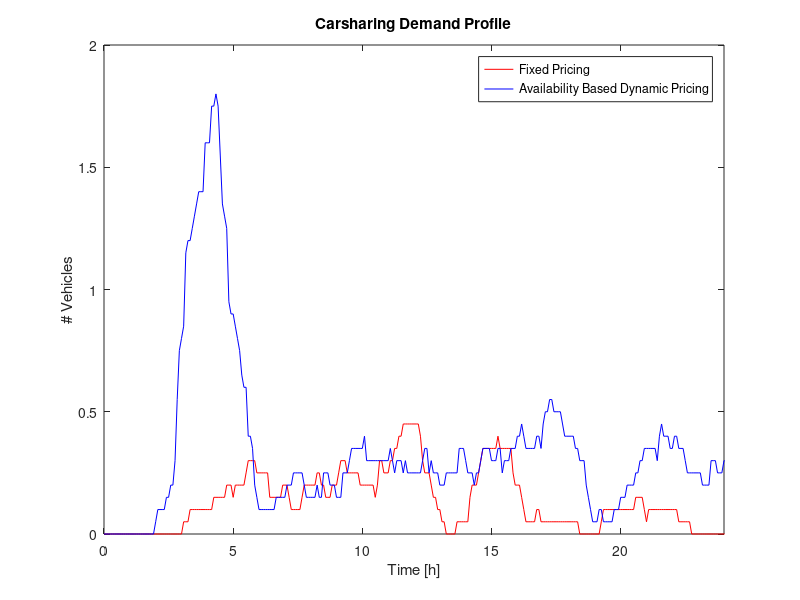
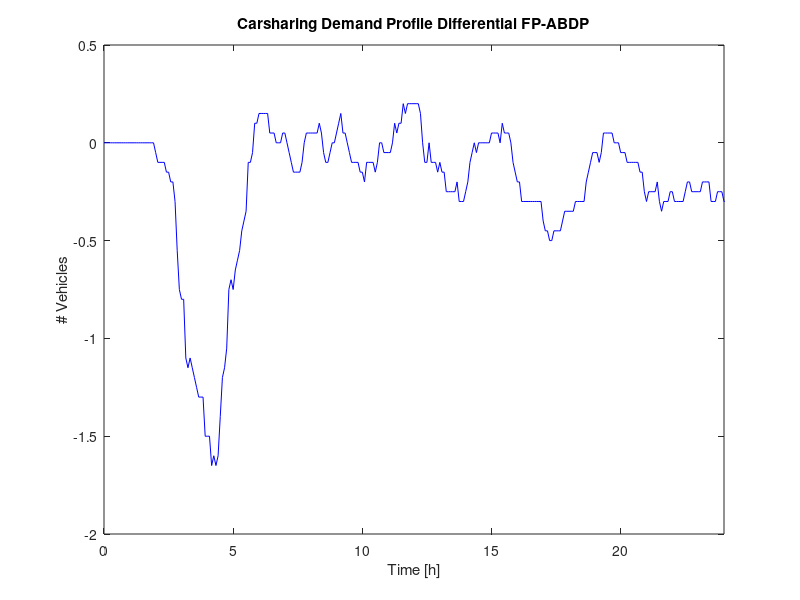
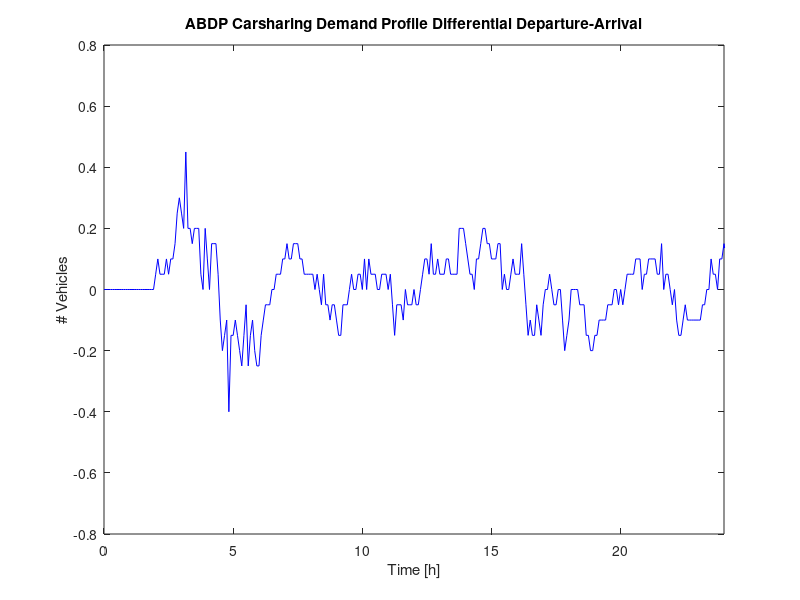
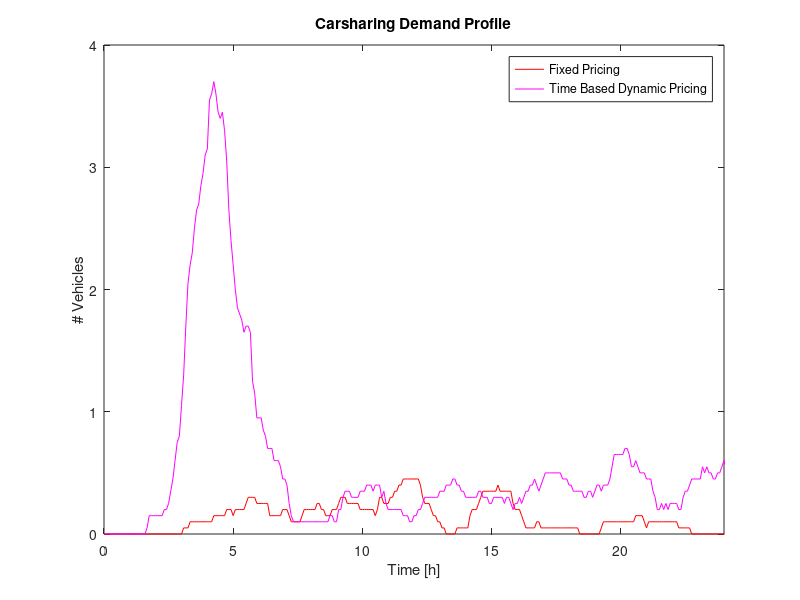

These charts were generated, in order, by the following MATLAB code: (Note: this script raises an error after producing the figures.)
%DEMAND PROFILE SHIFT PLOT

%% twoway 1-2
% load ModePercentage1.mat
% twoway=movmean(twoway,60);
% twoway1=twoway;
% twowayarrival1=movmean(twowayarrival,120);
% plot((time/3600),twoway,'g');    %Plot the 1st simulation Fleet utilization
% hold on
% %plot((time/3600),twowayarrival,'y');    
% load ModePercentage2.mat
% twoway=movmean(twoway,60);
% twoway2=twoway;
% twowayarrival2=movmean(twowayarrival,120);
% plot((time/3600),twoway,'r');    %Plot the 2nd simulation Fleet utilization
% %plot((time/3600),twowayarrival,'c');  
% title('Demand Profile Carsharing');
% xlim([0 24]);
% ylabel('# Vehicles');
% xlabel('Time [h]');
% legend('Fixed Pricing','Fixed Pricing + VOT','location','best');
% hold off
% filename = sprintf('Demand_Profile_twoway_1-2.png');
% saveas(gca,filename);
% hold off
% 
% %Difference in demand profile between sim1 and sim2
% plot((time/3600),(twoway1-twoway2),'r');
% hold on
% title('Carsharing Demand Profile Differential between FP-VOT and FP)');
% xlim([0 24]);
% ylabel('# Vehicles');
% xlabel('Time [h]');
% hold off
% filename = sprintf('Demand_Profile_Differential_twoway_1-2.png');
% saveas(gca,filename);
% hold off
% 
% %Difference in demand profile between sim2 departure and sim2 arrival
% plot((time/3600),(twoway2-twowayarrival2),'r');
% hold on
% title('FP Carsharing Demand Profile Differential Departure-Arrival');
% xlim([0 24]);
% ylabel('# Vehicles');
% xlabel('Time [h]');
% hold off
% filename = sprintf('Demand_Profile_Differential_twoway2_dep-arr.png');
% saveas(gca,filename);
% hold off

%% twoway 2-3
load ModePercentage2.mat
twoway=movmean(twoway,20);
twoway2=twoway;
twowayarrival2=movmean(twowayarrival,20);
plot((time/3600),twoway,'r');    %Plot the 2nd simulation Fleet utilization
hold on
load ModePercentage3.mat
twoway=movmean(twoway,20);
twoway3=twoway;
twowayarrival3=movmean(twowayarrival,20);
plot((time/3600),twoway,'b');    %Plot the 3rd simulation Fleet utilization
title('Carsharing Demand Profile');
xlim([0 24]);
ylabel('# Vehicles');
xlabel('Time [h]');
legend('Fixed Pricing','Availability Based Dynamic Pricing','location','best');
hold off
filename = sprintf('Demand_Profile_twoway_2-3.png');
saveas(gca,filename);
hold off

%Difference in demand profile between sim2 and sim3
plot((time/3600),(twoway2-twoway3),'b');
hold on
title('Carsharing Demand Profile Differential FP-ABDP');
xlim([0 24]);
ylabel('# Vehicles');
xlabel('Time [h]');
hold off
filename = sprintf('Demand_Profile_Differential_twoway_2-3.png');
saveas(gca,filename);
hold off

%Difference in demand profile between sim3 departure and sim3 arrival
plot((time/3600),(twoway3-twowayarrival3),'b');
hold on
title('ABDP Carsharing Demand Profile Differential Departure-Arrival');
xlim([0 24]);
ylabel('# Vehicles');
xlabel('Time [h]');
hold off
filename = sprintf('Demand_Profile_Differential_twoway3_dep-arr.png');
saveas(gca,filename);
hold off

%% twoway 2-4
load ModePercentage2.mat
twoway=movmean(twoway,20);
twoway2=twoway;
twowayarrival2=movmean(twowayarrival,20);
plot((time/3600),twoway,'r');    %Plot the 2nd simulation Fleet utilization
hold on
load ModePercentage4.mat
twoway=movmean(twoway,20);
twoway4=twoway;
twowayarrival4=movmean(twowayarrival,20);
plot((time/3600),twoway,'m');    %Plot the 4rd simulation Fleet utilization
title('Carsharing Demand Profile');
xlim([0 24]);
ylabel('# Vehicles');
xlabel('Time [h]');
legend('Fixed Pricing','Time Based Dynamic Pricing','location','best');
hold off
filename = sprintf('Demand_Profile_twoway_2-4.png');
saveas(gca,filename);
hold off

%Difference in demand profile between sim2 and sim4
plot((time/3600),(twoway2-twoway4),'m');
hold on
title('TBDP Carsharing Demand Profile Differential');
xlim([0 24]);
ylabel('# Vehicles');
xlabel('Time [h]');
hold off
filename = sprintf('Demand_Profile_Differential_twoway_2-4.png');
saveas(gca,filename);
hold off

%Difference in demand profile between sim4 departure and sim4 arrival
plot((time/3600),(twoway4-twowayarrival4),'m');
yyaxis left
hold on
title('TBDP Carsharing Demand Profile Differential Departure-Arrival');
xlim([0 24]);
ylabel('# Vehicles');
xlabel('Time [h]');
% stairs((timeBasePrice(:,1)),(timeBasePrice(:,2)),'k');
% yyaxis right
% ylabel('Time Based Price [€/min]');
% legend('Differential Departure-Arrival','Price','location','best');
hold off
filename = sprintf('Demand_Profile_Differential_twoway4_dep-arr.png');
saveas(gca,filename);
hold off

%% twoway 3-4
%Difference in demand profile between sim3 departure and sim3 arrival

plot((time/3600),(twoway4),'m');
hold on
plot((time/3600),(twoway2),'-r');
yyaxis left
title('Carsharing Demand Profile Differential Departure-Arrival');
xlim([0 24]);
ylabel('# Vehicles');
xlabel('Time [h]');
yyaxis right
stairs((timeBasePrice(:,1)),(timeBasePrice(:,2)),'--k');
hold on
plot(fixedPrice(:,1),fixedPrice(:,2),':k');
ylim([0 inf]);
ylabel('Time Based Price [€/min]');
legend('TBDP Demand Profile','FP Demand Profile','TBDP','FP','location','northeast');
hold off
filename = sprintf('Demand_Profile_Differential_twoway34_dep-arr.png');
saveas(gca,filename);
close